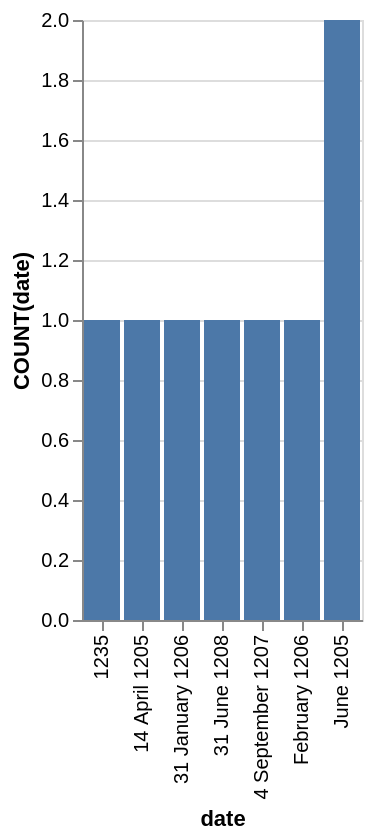

Specify this chart in Vega-Lite:
### Vega-Lite specification from a JSON file in a GitHub repository (floating-point values rounded to 4 significant figures)
{"data": {"values": [{"x_data": "1235", "y_data": 1}, {"x_data": "14 April 1205", "y_data": 1}, {"x_data": "31 January 1206", "y_data": 1}, {"x_data": "31 June 1208", "y_data": 1}, {"x_data": "4 September 1207", "y_data": 1}, {"x_data": "February 1206", "y_data": 1}, {"x_data": "June 1205", "y_data": 2}]}, "mark": "bar", "encoding": {"x": {"field": "x_data", "type": "nominal", "title": "date", "sort": "ascending"}, "y": {"field": "y_data", "type": "quantitative", "title": "COUNT(date)"}}}
